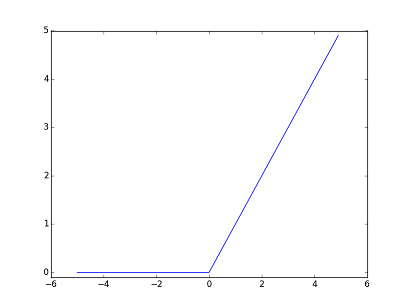

This chart was generated by the following Python code:
import numpy as np
import matplotlib.pylab as plt


def relu(x):
    return np.maximum(0, x)

x = np.arange(-5.0, 5.0, 0.1)
y = relu(x)

plt.plot(x, y)
plt.ylim(-0.1, 5)
plt.show()
